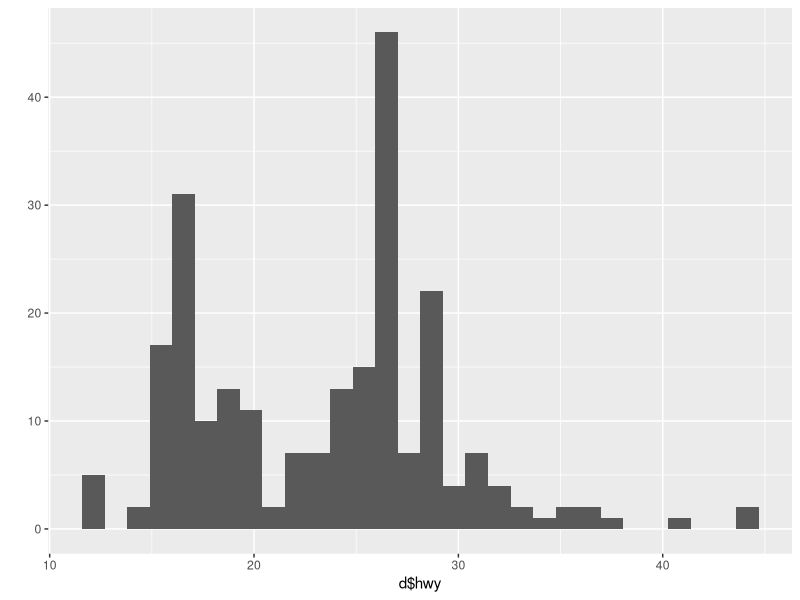
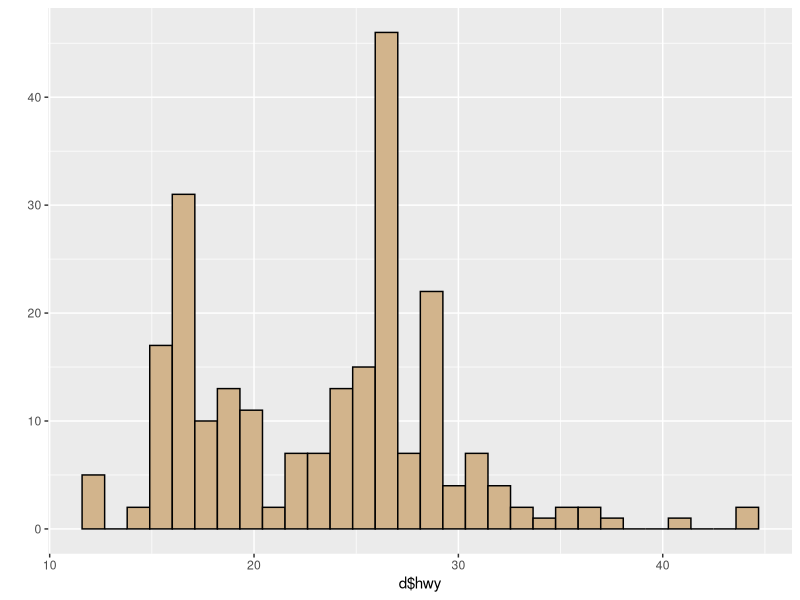
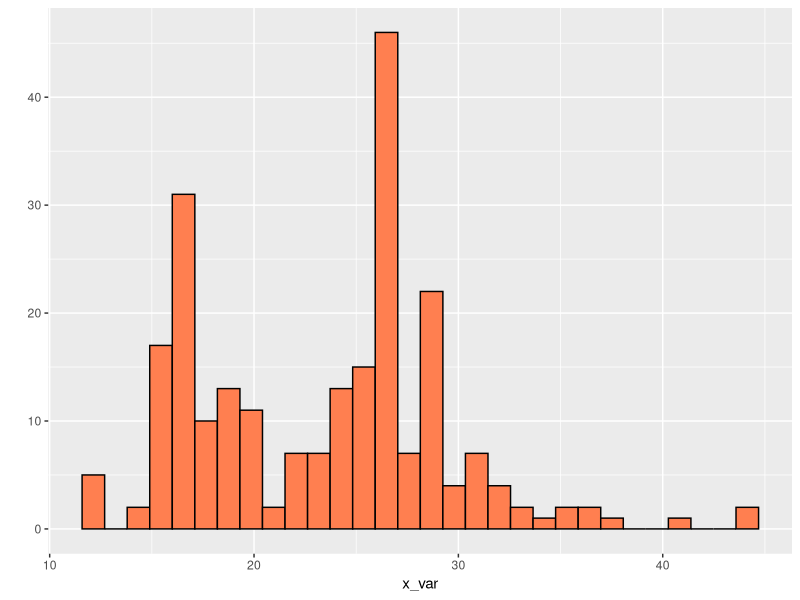
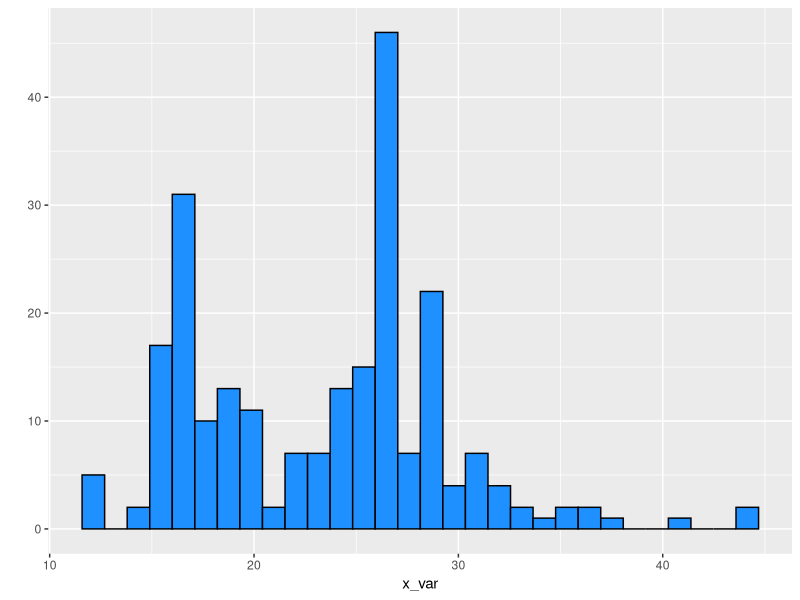
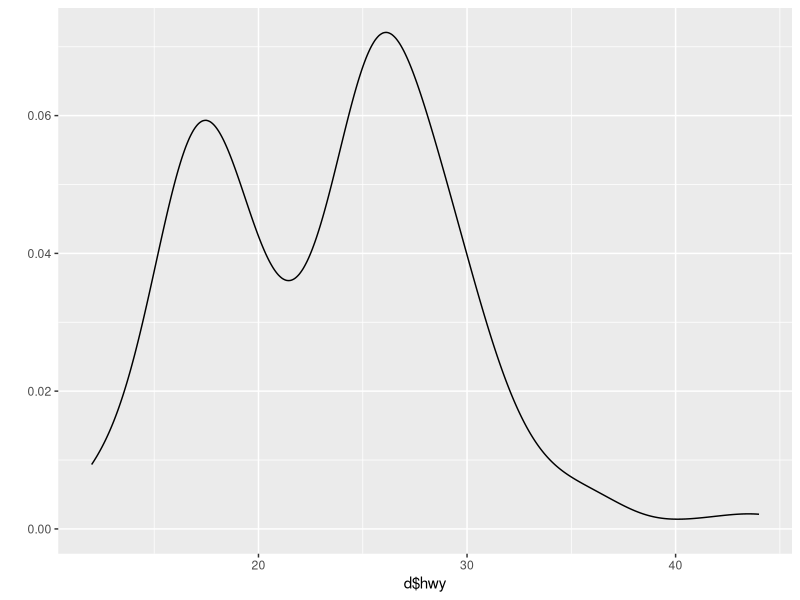
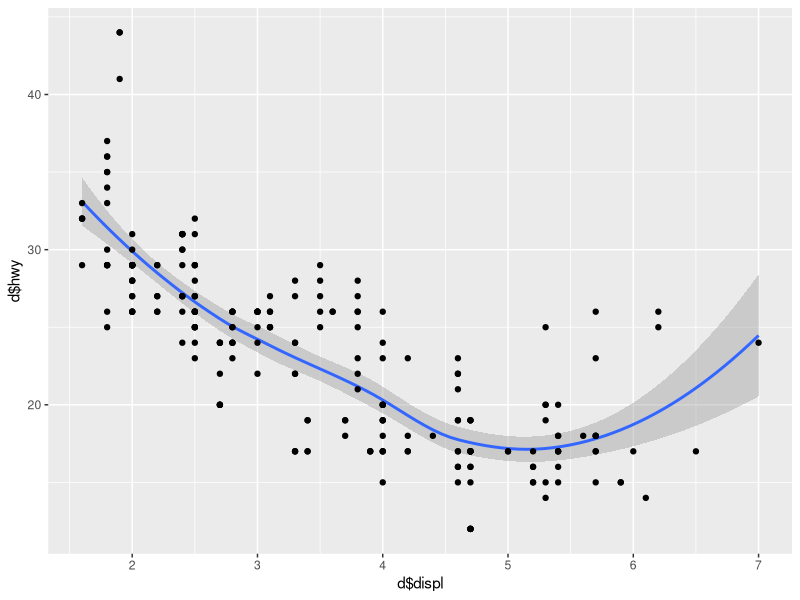
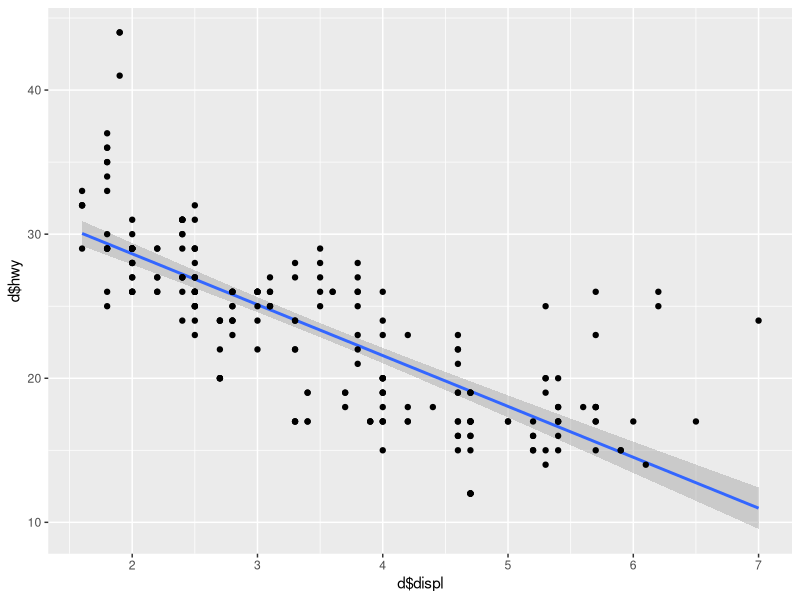
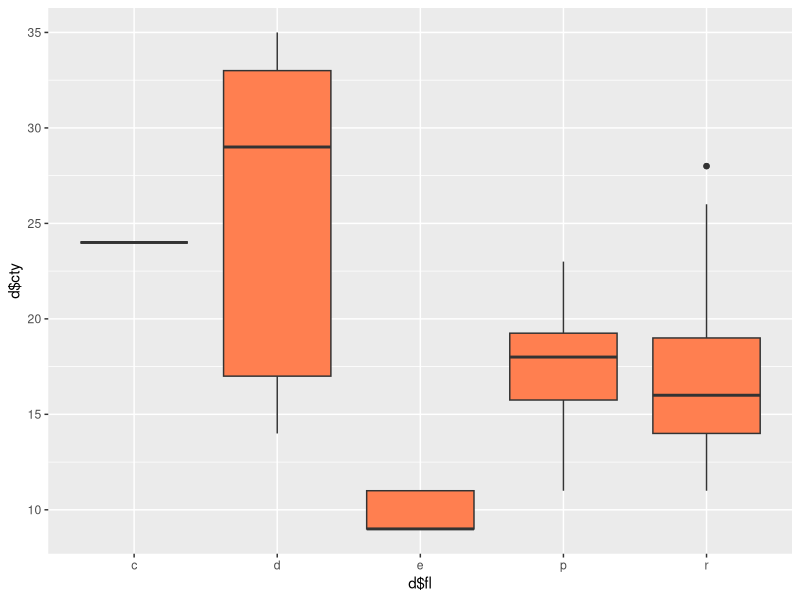

Source code (R) for these figures, in order:
# ------------------------------
# Basics of ggplot grammar and graphics
# 14 Apr 2020
# JLW
# ------------------------------
#

# 1. data (in a data frame)
# 2. aesthetic mapping (variables are mapped to an aesthetic)
# 3. geom (geometric object used to draw the layer; points, bars, polygons etc)
# 4. stat (raw data and transforms it for something useful in a plot)
# 5. position (adjust points for overplotting)
# 6. facet function

# Template for ggplot components ------------------------------

# p1 <- ggplot(data = <DATA>,
#               mapping = aes(<MAPPING>)) +
#       <GEOM_FUNCTION(mapping = aes(<MAPPING>), stat = <STAT>, 
#                      position = <POSITION>) +
#       <COORDINATE_FUNCTION> +
#        <FACET_FUNCTION>
# print(p1)
# ggsave(plot = p1, filename = "myplot", 
#                   width = 5, 
#                   height = 3, 
#                   units = "inches", 
#                   device = "pdf")

# Preliminaries ------------------------------
library(ggplot2)
library(ggthemes)
library(patchwork)
library(TeachingDemos)
char2seed("Tuesday")

d <- mpg # built in dataset
str(d)
table(d$fl)

# fast plotting with qplot ------------------------------
# mimic of underlying base graphics - doesn't need df like ggplot

# basic histogram
qplot(x = d$hwy)
# change colors
qplot(x = d$hwy, fill = I("tan"), color = I("black"))

# make your own custom histogram function
my_histo <- function(x_var, fil_col = "coral"){
  qplot(x = x_var, color = I("black"), fill = I(fil_col))
}

my_histo(d$hwy)      
my_histo(d$hwy, "dodgerblue")

# basic density plot
qplot(x = d$hwy, geom = "density")

# basic scatter plot
qplot(x = d$displ, y = d$hwy,
      geom = c("smooth", "point"))

# basic scatterplot with linear regression
qplot(x = d$displ, y = d$hwy,
      geom = c("smooth", "point"),
      method = "lm")

# basic boxplot
qplot(x = d$fl, y = d$cty, geom = "boxplot", fill = I("coral"))

# basic barplot ("long format")
qplot(x = d$fl, geom = "bar", fill = I("coral"))

# common mistake (need I(), otherwise ggpot thinks its a variable)
qplot(x = d$fl, geom = "bar", fill = "coral")

# bar plot with specified counts or means ("short format")
x_treatment <- c("Control", "Low", "High")
y_response <- c(12, 2.5, 22.9)
qplot(x = x_treatment, y = y_response, 
      geom = "col", 
      fill = I(c("grey20", "grey50", "grey90")))

# basic curves and functions
my_vec <- seq(1, 100, by = 0.1)
head(my_vec)
my_fun <- function(x) sin(x) + 0.1*x
qplot(x = my_vec, y = sin(my_vec), geom = "line")  # built in function
qplot(x = my_vec, y = dgamma(my_vec, shape = 5, scale = 3), geom = "line")
# ^density functions for stats^

qplot(x = my_vec, y = my_fun(my_vec), geom = "line")


# Themes and Fonts ------------------------------

p1 <- ggplot(data = d, mapping = aes(x = displ, y = cty)) +
  geom_point()
print(p1)

p1 + theme_classic()
p1 + theme_linedraw()
p1 + theme_dark()
p1 + theme_base()
p1 + theme_void()
p1 + theme_economist()
p1 + theme_fivethirtyeight()
p1 + theme_bw()
p1 + theme_solarized()
p1 + theme_grey() # default theme for ggplot

# Major theme modifications ------------------------------
p1 + theme_classic(base_size = 9) # scales axes, labels, and markers
p1 + theme_classic(base_family = "serif")

# defaults: theme_grey, base_size = 16, base_family = "Helvetica"

# default font families (Mac): Times, Arial, Monaco, Courier, Helvetica, serif, sans

# use coordinate_flip to invert entire plot

p2 <- ggplot(data = d, mapping = aes(x = fl, fill = fl)) + 
  geom_bar()
print(p2)

p2 + coord_flip()

# Minor theme modifications ------------------------------
p1 <- ggplot(data = d, mapping = aes(x = displ, y = cty)) +
  geom_point(size = 7,shape = 21,
             color = "black", fill = "coral") +
  labs(title = "My Graph Title Here",
       subtitle = "an extended subtitle that will print below title",
       x = "my x-axis label",
       y = "my y-axis label") +
  xlim(0, 4) +
  ylim(0, 20)
print(p1)
